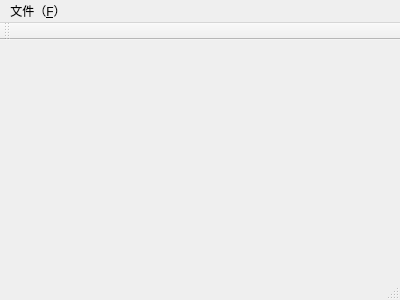
<?xml version="1.0" encoding="UTF-8"?>
<ui version="4.0">
 <class>MainWindow</class>
 <widget class="QMainWindow" name="MainWindow">
  <property name="geometry">
   <rect>
    <x>0</x>
    <y>0</y>
    <width>400</width>
    <height>300</height>
   </rect>
  </property>
  <property name="windowTitle">
   <string>MainWindow</string>
  </property>
  <widget class="QWidget" name="centralWidget"/>
  <widget class="QToolBar" name="mainToolBar">
   <attribute name="toolBarArea">
    <enum>TopToolBarArea</enum>
   </attribute>
   <attribute name="toolBarBreak">
    <bool>false</bool>
   </attribute>
  </widget>
  <widget class="QStatusBar" name="statusBar"/>
  <widget class="QMenuBar" name="menuBar">
   <property name="geometry">
    <rect>
     <x>0</x>
     <y>0</y>
     <width>400</width>
     <height>22</height>
    </rect>
   </property>
   <widget class="QMenu" name="menu_F">
    <property name="title">
     <string>文件（&amp;F）</string>
    </property>
    <addaction name="action_N"/>
   </widget>
   <addaction name="menu_F"/>
  </widget>
  <action name="action_N">
   <property name="icon">
    <iconset resource="myicon.qrc">
     <normaloff>:/myimages/images/3.png</normaloff>:/myimages/images/3.png</iconset>
   </property>
   <property name="text">
    <string>新建(&amp;N)</string>
   </property>
   <property name="shortcut">
    <string>Ctrl+N</string>
   </property>
  </action>
 </widget>
 <layoutdefault spacing="6" margin="11"/>
 <resources>
  <include location="myicon.qrc"/>
 </resources>
 <connections/>
</ui>
